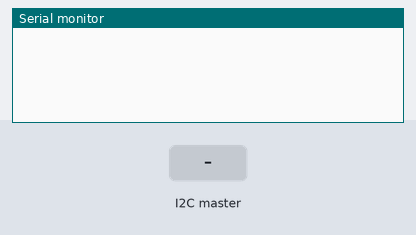
Recording of a sketch running on a simulated Arduino Uno, built with avr-gcc and run on an emulated ATmega328P. On the bench: the last lines printed to the serial monitor. The test bench sets the inputs (shaded band).

Above: at 1.2 s.
1.3 s: the I2C master sends the byte 1
At 1.8 s:
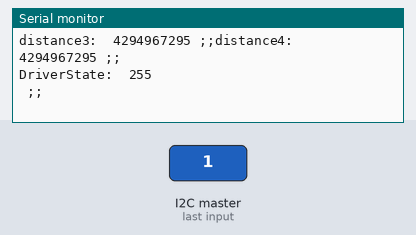
2.8 s: the I2C master sends the byte 0
At 2.92 s:
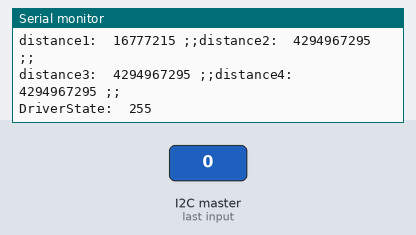

The sketch:

I2C_sem32f103c8t6.ino
```cpp
#include <Wire.h>

#define SLAVE_ADDRESS 0x10 // Define the I2C slave address


  int i ;
  // Assuming buffer contains the 32-bit number
  uint8_t buffer[256];

  struct DATA {
  uint32_t distance1;
  uint32_t distance2;
  uint32_t distance3;
  uint32_t distance4;
  uint8_t DriverState;
} I2C_DATA;

void setup() {
  Serial.begin(9600); // Initialize serial communication
  Wire.begin(SLAVE_ADDRESS); // Initialize I2C communication as slave
  Wire.onReceive(receiveEvent); // Register receive event callback

}

void loop() {

  // Place your code here if needed
}

void receiveEvent(int numBytes) {
  while (Wire.available()) { // Loop through all received bytes
  for(i=0 ; i<17 ; i++)
  {
    buffer[i] = Wire.read(); // Read received data
  }

  // Combine the four 8-bit chunks into a single 32-bit number
    I2C_DATA.distance1 = ((uint32_t)buffer[0] << 24) | ((uint32_t)buffer[1] << 16) | ((uint32_t)buffer[2] << 8) | buffer[3];
    I2C_DATA.distance2 = ((uint32_t)buffer[4] << 24) | ((uint32_t)buffer[5] << 16) | ((uint32_t)buffer[6] << 8) | buffer[7];
    I2C_DATA.distance3 = ((uint32_t)buffer[8] << 24) | ((uint32_t)buffer[9] << 16) | ((uint32_t)buffer[10] << 8) | buffer[11];
    I2C_DATA.distance4 = ((uint32_t)buffer[12] << 24) | ((uint32_t)buffer[13] << 16) | ((uint32_t)buffer[14] << 8) | buffer[15];
    I2C_DATA.DriverState = buffer[16];


    Serial.print("distance1:  ");
    Serial.print(I2C_DATA.distance1);
    Serial.print(" ;;");

    Serial.print("distance2:  ");
    Serial.print(I2C_DATA.distance2);
    Serial.println(" ;;");

    Serial.print("distance3:  ");
    Serial.print(I2C_DATA.distance3);
    Serial.print(" ;;");

    Serial.print("distance4:  ");
    Serial.print(I2C_DATA.distance4);
    Serial.println(" ;;");


    Serial.print("DriverState:  ");
    Serial.println(I2C_DATA.DriverState);
    Serial.println(" ;;");


  }
}
```

Measured:
- after the input at 1.3 s, the serial monitor: prints a new line at once (image 1)
- after the input at 2.8 s, the serial monitor: prints a new line at once (image 2)
